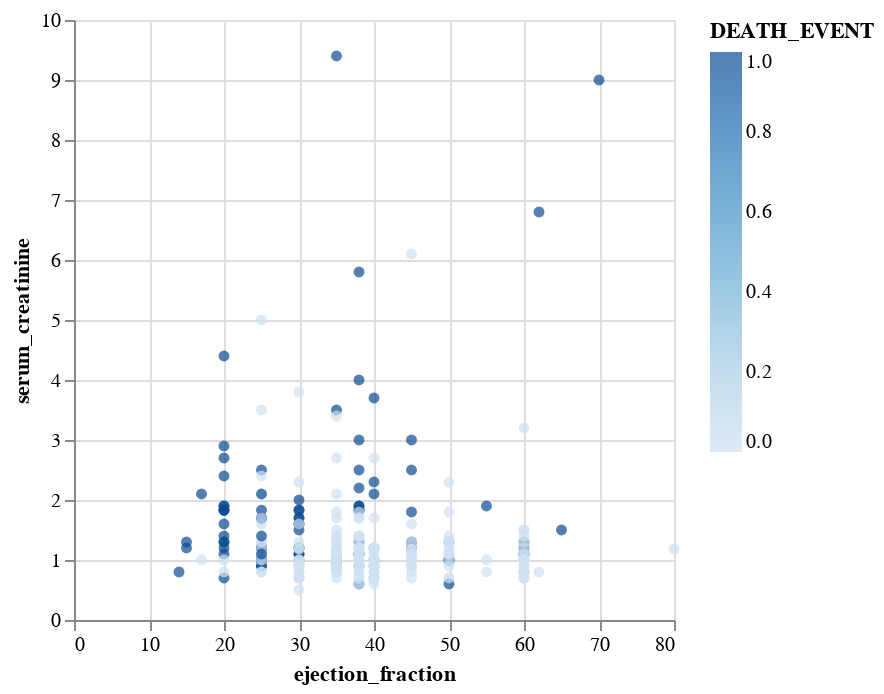

The cell this chart's notebook holds for it:
### Markdown cell above
**Scatter Plot**
Relationship between S Creatinine and Ejection Fraction

### Code cell
alt.Chart(data).mark_circle().encode(
    x = 'ejection_fraction',
    y = 'serum_creatinine',
    color="DEATH_EVENT",
    # color = alt.Color('DEATH_EVENT', scale = alt.Scale(scheme = 'spectral')),
    tooltip = ["ejection_fraction", "serum_creatinine","DEATH_EVENT"]
)

### Figure 1 — Vega-Lite specification as saved in the notebook (floating-point values rounded to 4 significant figures; data arrays with more than 128 entries replaced by an {"elided": "..."} marker saying what was removed)
{"config": {"view": {"continuousWidth": 300, "continuousHeight": 300}}, "data": {"name": "data-bf7a88f5ce330528452de66944dd6b3a"}, "mark": {"type": "circle"}, "encoding": {"color": {"field": "DEATH_EVENT", "type": "quantitative"}, "tooltip": [{"field": "ejection_fraction", "type": "quantitative"}, {"field": "serum_creatinine", "type": "quantitative"}, {"field": "DEATH_EVENT", "type": "quantitative"}], "x": {"field": "ejection_fraction", "type": "quantitative"}, "y": {"field": "serum_creatinine", "type": "quantitative"}}, "$schema": "https://vega.github.io/schema/vega-lite/v5.8.0.json", "datasets": {"data-bf7a88f5ce330528452de66944dd6b3a": {"elided": "299 records"}}}
